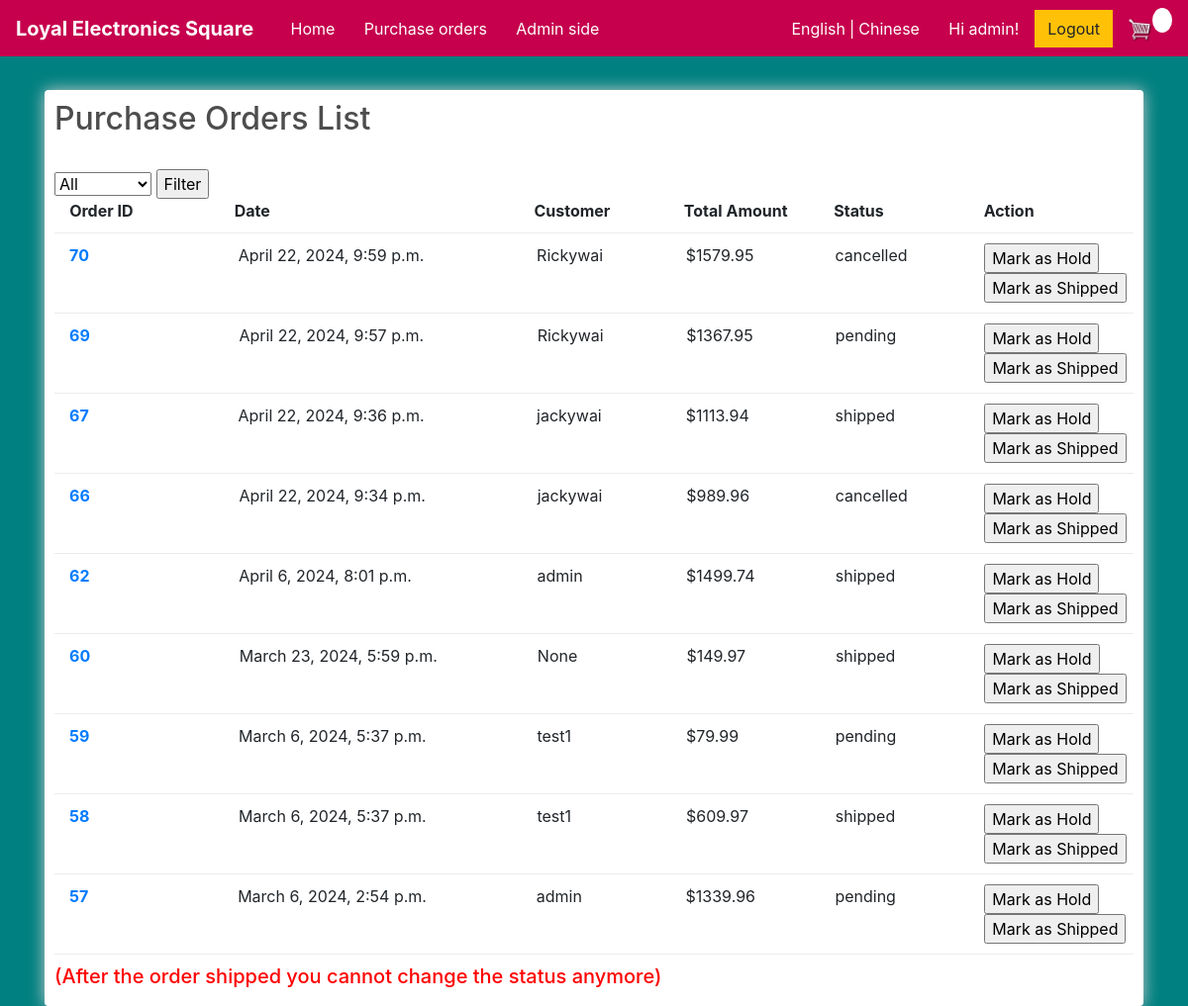
Page /order_list/ (signed in) on the earlier database version.
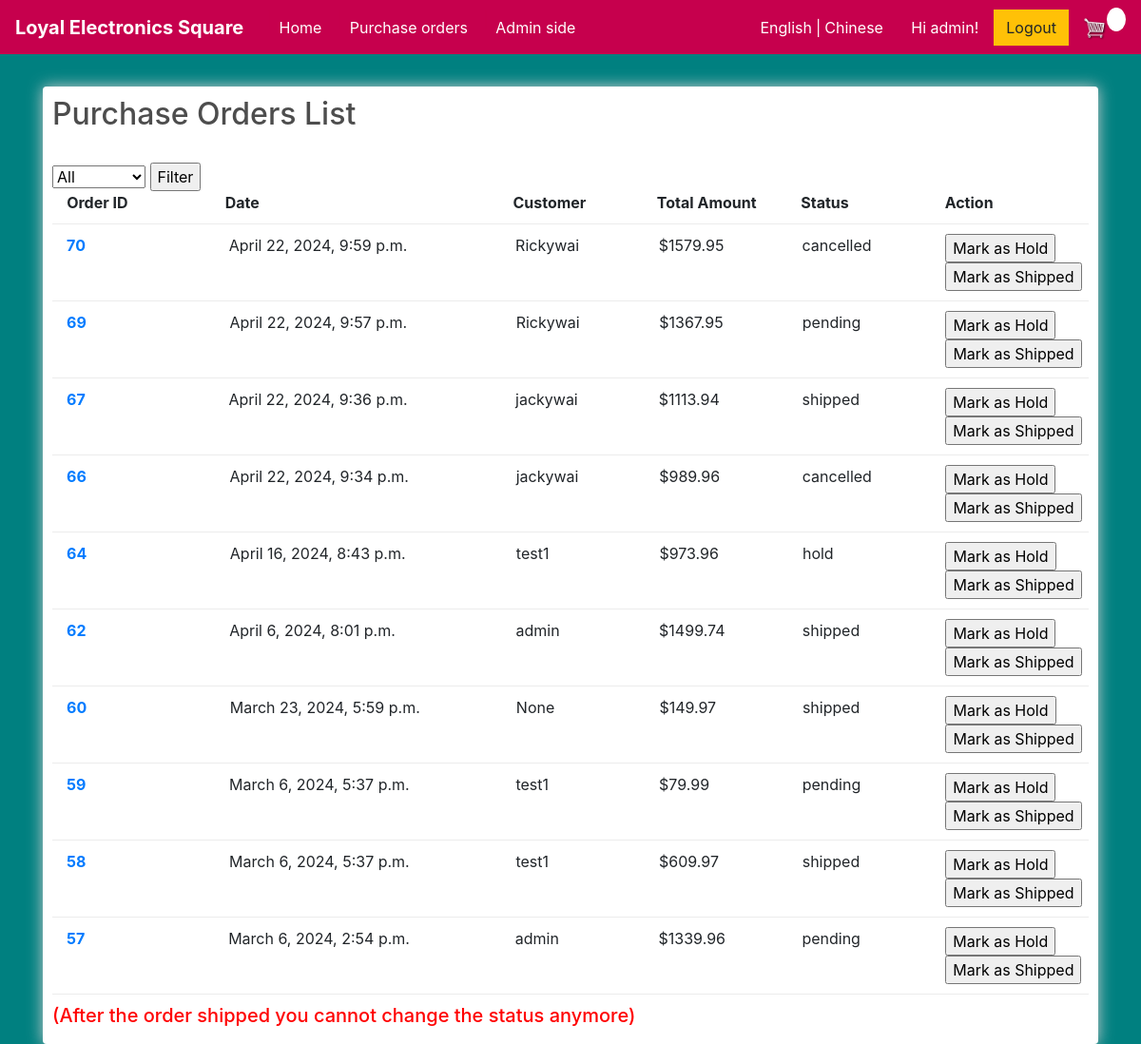
Same page on the later database version.
### store/models.py (models this page shows, shortened)
class Order(models.Model):
    STATUS_CHOICES = [
        ('pending', _('Pending')),
        ('shipped', _('Shipped')),
        ('cancelled', _('Cancelled')),
        ('hold', _('Hold')),]
    customer = models.ForeignKey(Customer, on_delete=models.SET_NULL, null=True, blank=True, verbose_name=_('customer'))
    date_ordered = models.DateTimeField(default=timezone.now, verbose_name=_('date_ordered'))
    complete = models.BooleanField(default=False, null=True, blank=False)
    total_amount = models.DecimalField(max_digits=100, decimal_places=2, null=True, verbose_name=_('total_amount'))
    status = models.CharField(max_length=10, choices=STATUS_CHOICES, default='pending', verbose_name=_('status'))
    shipment_date = models.DateTimeField(null=True, blank=True, verbose_name=_('shipment_date'))
    cancel_date = models.DateTimeField(null=True, blank=True, verbose_name=_('cancel_date'))
    @property
    def get_cart_items(self):
        orderitems = self.orderitem_set.all()
        total = sum([item.quantity for item in orderitems])
        return total
    def total_amount(self):
        orderitems = self.orderitem_set.all()
        total = sum([item.get_total for item in orderitems])
        return total

class Customer(models.Model):
    user = models.OneToOneField(User, on_delete=models.CASCADE, related_name = 'customer', null=True, blank=True, verbose_name=_('user'))
    full_name = models.CharField(max_length=200, null=True, verbose_name=_('full_name'))
    email = models.CharField(max_length=200, null=True, verbose_name=_('email'))
    password = models.CharField(max_length=200, null=True, verbose_name=_('password'))
    shipping_address = models.CharField(max_length=200, null=True, verbose_name=_('shipping_address'))
    def __str__(self):
        return str(self.full_name)

class OrderItem(models.Model):
    product = models.ForeignKey(Product, on_delete=models.SET_NULL, null=True, verbose_name=_('product'))
    order = models.ForeignKey(Order, on_delete=models.SET_NULL, null=True, verbose_name=_('order'))
    quantity = models.IntegerField(default=0, null=True, blank=True, verbose_name=_('quantity'))
    date_added = models.DateTimeField(auto_now_add=True, verbose_name=_('date_added'))
    unit_price = models.DecimalField(max_digits=10, decimal_places=2, null=True, verbose_name=_('unit_price'))
    subtotal = models.DecimalField(max_digits=10, decimal_places=2, null=True, verbose_name=_('subtotal'))
    @property
    def get_total(self):
        total = self.product.price * self.quantity
        return total

class Product(models.Model):
    name = models.CharField(max_length=200, null=True, verbose_name=_('name'))
    price = models.DecimalField(max_digits=10, decimal_places=2, verbose_name=_('price'))
    brand = models.CharField(max_length=16, null=True, verbose_name=_('brand'))
    connectivity_technology = models.CharField(max_length=32, null=True, verbose_name=_('connectivity_technology'))
    digital = models.BooleanField(default=False, null=True, blank=False)
    cover_image = models.ImageField(null=True, blank=True, verbose_name=_('cover_image'))
    description = models.TextField(null=True, verbose_name=_('description'))
    is_active = models.BooleanField(default=True, verbose_name=_('is_active'))

### store/views.py (the view)
# urls.py: path('order_list/', views.order_list, name="order_list"),
@login_required
def order_list(request):
     if request.user.is_authenticated:
          customer = request.user.customer
          order, created = Order.objects.get_or_create(customer=customer, complete=False)
          items = order.orderitem_set.all()
          cartItems = order.get_cart_items
     else:
          items = []
          order = {'get_cart_total':0, 'get_cart_items':0, 'shipping':False}
          cartItems = order['get_cart_items']
     status = request.GET.get('status')
     if request.user.is_staff:
          if status:
               orders = Order.objects.filter(complete=True,status=status).order_by('-date_ordered')
          else:
               orders = Order.objects.filter(complete=True).order_by('-date_ordered')
     else:
          if status:
               orders = Order.objects.filter(customer = request.user.customer,  complete=True, status=status).order_by('-date_ordered')
          else:
               orders = Order.objects.filter(customer = request.user.customer,  complete=True).order_by('-date_ordered')
     return render(request, 'store/order_list.html', {'orders': orders})

### store/templates/store/order_list.html (shortened to what this page needs)
{% extends 'store/main.html' %}
{% load static %}
{% load i18n %}
{% block content %}
     <div class="row">
		<div class="col-lg-12">
			<div class="box-element">
				<h2>{% trans 'Purchase Orders List' %}</h2>
				<br>
				<form method="get">
					<select name="status">
						<option value="">{% trans 'All' %}</option>
					</select>
					<input type="submit" value="{% trans 'Filter' %}">
				</form>
				<div class="cart-row">
					<div style="flex:0.1"><strong></strong></div>
					<div style="flex:1.1"><strong>{% trans 'Order ID' %}</strong></div>
					<div style="flex:2"><strong>{% trans 'Date' %}</strong></div>
					<div style="flex:1"><strong>{% trans 'Customer' %}</strong></div>
					<div style="flex:1"><strong>{% trans 'Total Amount' %}</strong></div>
					<div style="flex:1"><strong>{% trans 'Status' %}</strong></div>
					<div style="flex:1"><strong>{% trans 'Action' %}</strong></div>
				</div>
				{% for order in orders %}
				<div class="cart-row">
					<div style="flex:0.1"></div>
					<a href="{% url 'order_detail' order.id %}">
					<div style="flex:2"><strong>{{order.id}}</strong></div></a>
					<div style="flex:1"></div>
					<div style="flex:2">{{order.date_ordered}}</div>
					<div style="flex:1">{{order.customer}}</div>
					<div style="flex:1">${{order.total_amount}}</div>
					<div style="flex:1">{{order.status}}</div>
					<div style="flex:1">
					{% if request.user.is_staff %}
					<form action="{% url 'order_hold' order.id %}" method="post" onsubmit="disableButton()">
						<input type="submit" id="shipButton" value="{% trans 'Mark as Hold' %}">
					</form>
					<form action="{% url 'order_ship' order.id %}" method="post" onsubmit="disableButton()">
						<input type="submit" id="shipButton" value="{% trans 'Mark as Shipped' %}">
					</form>
					{% else %}
						<form action="{% url 'order_cancel' order.id %}" method="post">
							{% csrf_token %}
							<input type="submit" value="{% trans 'Cancel Order' %}">
						</form>
					{% endif %}
					</div>
				</div>
				{% endfor %}
				<h5 style="color: red;">({% trans 'After the order shipped you cannot change the status anymore' %})</h5>
		</div>
	</div>
{% endblock content %}

Differences in the rows shown:
now on this page (row edited): Order: id "64", date_ordered "April 16, 2024, 8:43 p.m.", customer "test1", total_amount "973.96", status "hold"
